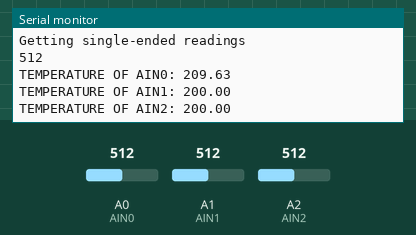
Bench run of a sketch on a simulated Arduino Uno, built with avr-gcc and run on an emulated ATmega328P. Shown: the last lines printed to the serial monitor. The inputs (shaded band) are chosen by the test bench; at power-on: A1 (AIN1) = 512, A0 (AIN0) = 512, A2 (AIN2) = 512.

Above: at 4.2 s.
4.3 s: A1 (AIN1) set to 324
At 5.5 s:
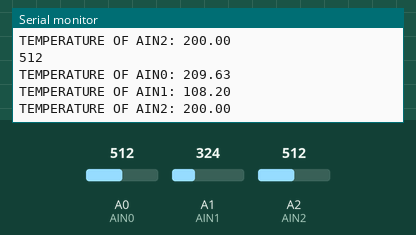
15.1 s: A1 (AIN1) set to 300
At 16.4 s:
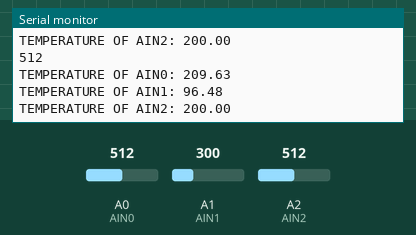
Timing chart, 0 to 18.1 s (numbered marks = the images above; inputs shaded):
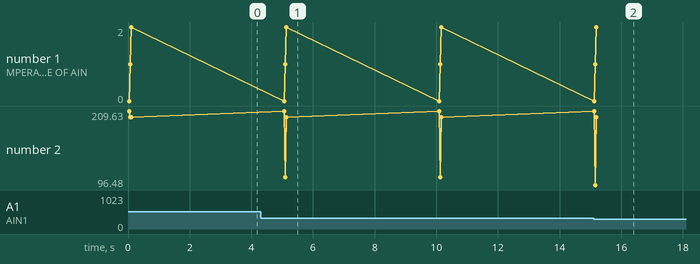

The sketch:

testAIN.ino
```cpp
//#include <Wire.h>

const int AIN0 = A0;
    const int AIN1 = A1;
    const int AIN2 = A2;
    const int AIN3 = A3;

    float temp1, temp2, temp3;

void setup(void)
{
    Serial.begin(9600);
    Serial.println("Hello!");
    Serial.println("Getting single-ended readings");
    //Serial.println("ADC Range: +/- 5.0V (1 bit = 3.11mV)(0-1605)");

}

void loop(void)
{
    Serial.println(analogRead(AIN0));
    temp1 = ((analogRead(AIN0) / 986.0) * 5 - 0.5) * 100;
    temp2 = ((analogRead(AIN1) / 1024.0) * 5 - 0.5) * 100;
    temp3 = ((analogRead(AIN2) / 1024.0) * 5 - 0.5) * 100;
    Serial.print("TEMPERATURE OF AIN0: "); Serial.println(temp1);
    Serial.print("TEMPERATURE OF AIN1: "); Serial.println(temp2);
    Serial.print("TEMPERATURE OF AIN2: "); Serial.println(temp3);
    delay(5000);
}
```

Measured:
- after the input at 4.3 s, the serial monitor: prints a new line after 0.80 s (image 1)
- after the input at 15.1 s, the serial monitor: prints a new line after 0.06 s (image 2)
